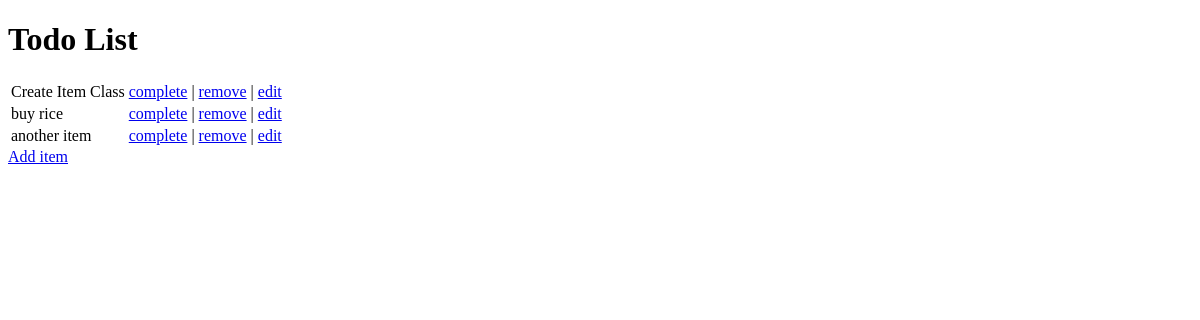
Before: / with the older database file.
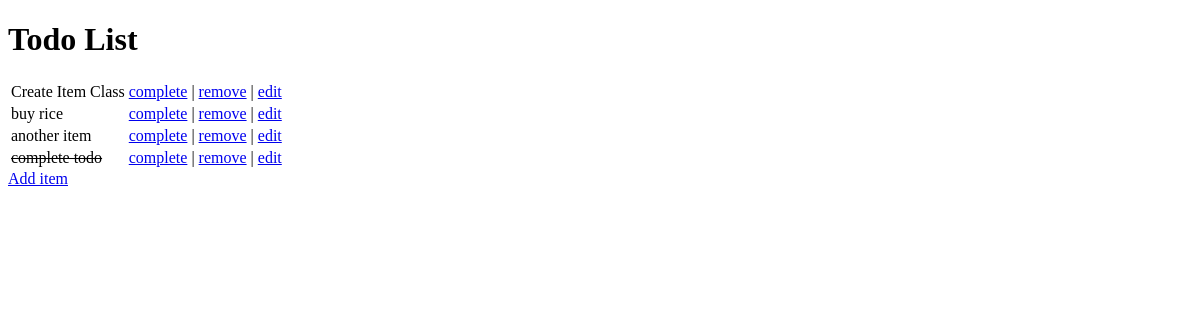
After: the same page with the newer database file.
### todo/models.py (models this page shows, shortened)
class Item(models.Model):
    name = models.CharField(max_length=50, null=False, blank=False)
    done = models.BooleanField(null=False, blank=False, default=False)

### todo/views.py (the view)
# urls.py: path('', views.get_todo_list, name='get_todo_list'),
def get_todo_list(request):
    items = Item.objects.all()
    context = {
        'items': items
    }
    return render(request, "todo/todo_list.html", context)

### todo/templates/todo/todo_list.html (shortened to what this page needs)
<!DOCTYPE html>
<html lang="en">
<head>
</head>
<body>
    <h1>Todo List</h1>
    <table class="item-table">
        {% for item in items %}
            <tr>
                {% if item.done %}
                    <td><strike>{{ item.name }}</strike></td>
                {% else %}
                    <td>{{ item.name }}</td>
                {% endif %}
                    <td>
                        <a href="/toggle_complete/{{ item.id }}">complete</a> |
                        <a href="/remove/{{ item.id }}">remove</a> |
                        <a href="/edit/{{ item.id }}">edit</a>
                    </td>
            </tr>
        {% empty %}
        <tr><td>You have no tasks</td></tr>
        {% endfor %}
    </table>
    <a href="/add_item">Add item</a>
</body>
</html>

Changed rows visible on the page:
added Item: name "complete todo"
